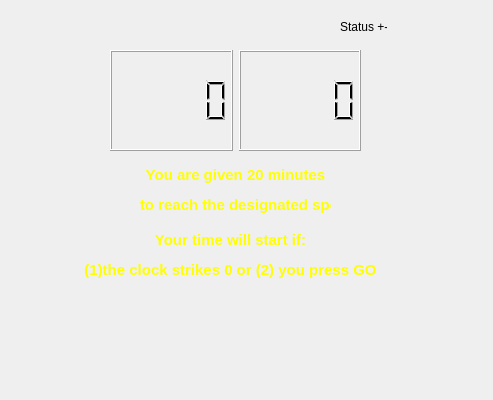
<?xml version="1.0" encoding="UTF-8"?>
<ui version="4.0">
 <class>Reservation</class>
 <widget class="QDialog" name="Reservation">
  <property name="geometry">
   <rect>
    <x>0</x>
    <y>0</y>
    <width>493</width>
    <height>400</height>
   </rect>
  </property>
  <property name="windowTitle">
   <string>Dialog</string>
  </property>
  <widget class="QLabel" name="label_reserve">
   <property name="geometry">
    <rect>
     <x>340</x>
     <y>20</y>
     <width>47</width>
     <height>13</height>
    </rect>
   </property>
   <property name="text">
    <string>Status +-</string>
   </property>
  </widget>
  <widget class="QWidget" name="layoutWidget">
   <property name="geometry">
    <rect>
     <x>110</x>
     <y>50</y>
     <width>251</width>
     <height>101</height>
    </rect>
   </property>
   <layout class="QHBoxLayout" name="horizontalLayout">
    <item>
     <widget class="QLCDNumber" name="lcdNumber">
      <property name="autoFillBackground">
       <bool>true</bool>
      </property>
     </widget>
    </item>
    <item>
     <widget class="QLCDNumber" name="lcdNumber_2">
      <property name="autoFillBackground">
       <bool>true</bool>
      </property>
     </widget>
    </item>
   </layout>
  </widget>
  <widget class="QLabel" name="label">
   <property name="geometry">
    <rect>
     <x>140</x>
     <y>160</y>
     <width>191</width>
     <height>61</height>
    </rect>
   </property>
   <property name="text">
    <string>&lt;html&gt;&lt;head/&gt;&lt;body&gt;&lt;p align=&quot;center&quot;&gt;&lt;span style=&quot; font-size:11pt; font-weight:600; color:#ffff00;&quot;&gt;You are given 20 minutes&lt;/span&gt;&lt;/p&gt;&lt;p align=&quot;center&quot;&gt;&lt;span style=&quot; font-size:11pt; font-weight:600; color:#ffff00;&quot;&gt;to reach the designated spot&lt;/span&gt;&lt;/p&gt;&lt;/body&gt;&lt;/html&gt;</string>
   </property>
  </widget>
  <widget class="QLabel" name="label_2">
   <property name="geometry">
    <rect>
     <x>70</x>
     <y>220</y>
     <width>321</width>
     <height>71</height>
    </rect>
   </property>
   <property name="text">
    <string>&lt;html&gt;&lt;head/&gt;&lt;body&gt;&lt;p align=&quot;center&quot;&gt;&lt;span style=&quot; font-size:11pt; font-weight:600; color:#ffff00;&quot;&gt;Your time will start if:&lt;/span&gt;&lt;/p&gt;&lt;p align=&quot;center&quot;&gt;&lt;span style=&quot; font-size:11pt; font-weight:600; color:#ffff00;&quot;&gt;(1)the clock strikes 0 or (2) you press GO&lt;/span&gt;&lt;/p&gt;&lt;/body&gt;&lt;/html&gt;</string>
   </property>
  </widget>
  <widget class="QPushButton" name="pushButton">
   <property name="geometry">
    <rect>
     <x>250</x>
     <y>290</y>
     <width>211</width>
     <height>101</height>
    </rect>
   </property>
   <property name="sizePolicy">
    <sizepolicy hsizetype="Minimum" vsizetype="Preferred">
     <horstretch>0</horstretch>
     <verstretch>0</verstretch>
    </sizepolicy>
   </property>
   <property name="styleSheet">
    <string notr="true">#pushButton{
background-color: transparent;
border-image: url(:images/ok.png);
background: none;
border: none;
background-repeat: none;
}</string>
   </property>
   <property name="text">
    <string/>
   </property>
  </widget>
  <widget class="QPushButton" name="pushButton_2">
   <property name="geometry">
    <rect>
     <x>40</x>
     <y>290</y>
     <width>181</width>
     <height>91</height>
    </rect>
   </property>
   <property name="sizePolicy">
    <sizepolicy hsizetype="Minimum" vsizetype="Preferred">
     <horstretch>0</horstretch>
     <verstretch>0</verstretch>
    </sizepolicy>
   </property>
   <property name="styleSheet">
    <string notr="true">#pushButton_2{
background-color: transparent;
border-image: url(:images/no.png);
background: none;
border: none;
background-repeat: none;
}</string>
   </property>
   <property name="text">
    <string/>
   </property>
  </widget>
  <zorder>layoutWidget</zorder>
  <zorder>label_reserve</zorder>
  <zorder>label</zorder>
  <zorder>label_2</zorder>
  <zorder>pushButton</zorder>
  <zorder>pushButton_2</zorder>
 </widget>
 <resources/>
 <connections/>
</ui>
